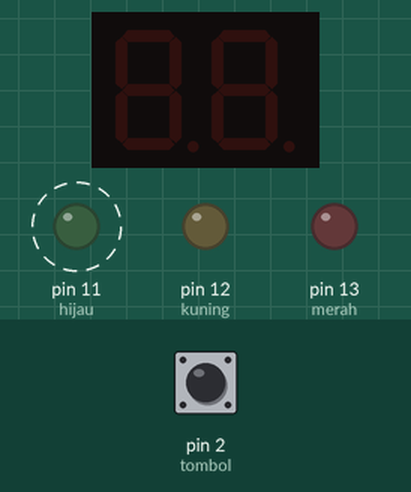
This sketch was run on a simulated Arduino Uno, built with avr-gcc and run on an emulated ATmega328P. Shown: 2-digit seven-segment display, output pins drawn as LEDs (lit = HIGH). Wiring (from diagram.json): 2-digit 7-segment display, segments lit when HIGH: segments pin 3, pin 4, pin 5, pin 6, pin 7, pin 8, pin 9; digit selects pin 0, pin 1. Dashed ring = blinking. The inputs (shaded band) are chosen by the test bench; at power-on: pin 2 (tombol) LOW. The segment pins are drawn as the display they are named for; pins used as bus, display or sensor lines are not drawn.

Above: at 1.2 s.
1.3 s: pin 2 (tombol) pulled HIGH for 0.15 s
At 4.5 s:
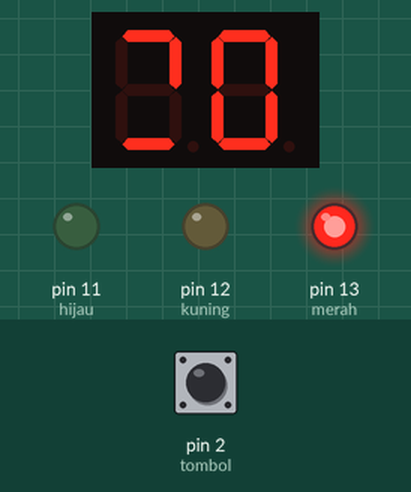
At 16.1 s:
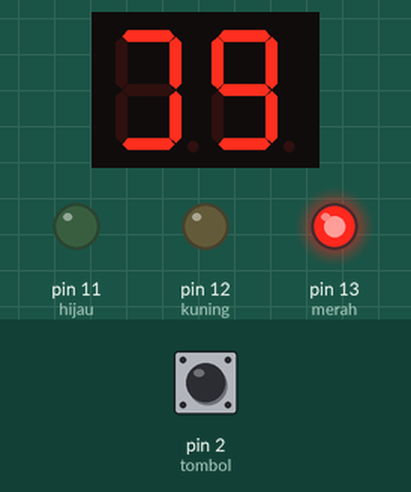
Timing chart, 0 to 16.8 s (numbered marks = the images above; inputs shaded):
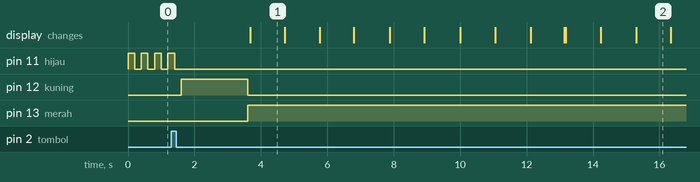

Measured:
- after the input at 1.3 s, pin 11 (hijau): goes on until 1.4 s, then stays LOW; pin 12 (kuning): LOW → HIGH after 0.30 s, → LOW 2.0 s later; pin 13 (merah): LOW → HIGH after 2.3 s; the display: changes after 2.4 s (image 1)
- by itself, pin 11 (hijau): alternates HIGH for 0.20 s and LOW for 0.20 s
- what the display in image 1 shows lasts 1.0 s, from 3.7 s to 4.7 s

The sketch:

sketch.ino
```cpp
byte hijau = 11;
byte kuning = 12;
byte merah = 13;
byte tombol = 2;

bool bolehMenyebrang = false;

byte pinD1 = 0; // Digit puluhan
byte pinD2 = 1; // Digit satuan
byte pinA = 3;
byte pinB = 4;
byte pinC = 5;
byte pinD = 6;
byte pinE = 7;
byte pinF = 8;
byte pinG = 9;

const byte angka[10][7] = {
    {HIGH, HIGH, HIGH, HIGH, HIGH, HIGH, LOW},   // 0
    {LOW, HIGH, HIGH, LOW, LOW, LOW, LOW},       // 1
    {HIGH, HIGH, LOW, HIGH, HIGH, LOW, HIGH},    // 2
    {HIGH, HIGH, HIGH, HIGH, LOW, LOW, HIGH},     // 3
    {LOW, HIGH, HIGH, LOW, LOW, HIGH, HIGH},     // 4
    {HIGH, LOW, HIGH, HIGH, LOW, HIGH, HIGH},    // 5
    {HIGH, LOW, HIGH, HIGH, HIGH, HIGH, HIGH},    // 6
    {HIGH, HIGH, HIGH, LOW, LOW, LOW, LOW},       // 7
    {HIGH, HIGH, HIGH, HIGH, HIGH, HIGH, HIGH},   // 8
    {HIGH, HIGH, HIGH, HIGH, LOW, HIGH, HIGH}     // 9
};

void setup() {
    pinMode(hijau, OUTPUT);
    pinMode(kuning, OUTPUT);
    pinMode(merah, OUTPUT);
    pinMode(tombol, INPUT);

    attachInterrupt(digitalPinToInterrupt(tombol), mauMenyebrang, RISING);

    pinMode(pinD1, OUTPUT);
    pinMode(pinD2, OUTPUT);

    for (byte i = pinA; i <= pinG; i++) {
        pinMode(i, OUTPUT);
    }
}

void loop() {
    if (bolehMenyebrang) {
        menyebrang();
        bolehMenyebrang = false;
    } else {
        hijauKedip();
    }
}

void hijauKedip() {
    digitalWrite(hijau, HIGH);
    delay(200);
    digitalWrite(hijau, LOW);
    delay(200);
}

void menyebrang() {
    digitalWrite(merah, LOW);
    digitalWrite(hijau, LOW);
    digitalWrite(kuning, HIGH);
    delay(2000);

    digitalWrite(merah, HIGH);
    digitalWrite(kuning, LOW);

    for (int n = 20; n >= 0; n--) {
        for (int m = 0; m < 500; m++) {
            digit1(n / 10); // Puluhan
            digit2(n % 10); // Satuan
            delay(1);       // Delay untuk stabilisasi
            clear();
        }
    }

    digitalWrite(hijau, HIGH);
    delay(2000);
    digitalWrite(hijau, LOW);
}

void mauMenyebrang() {
    bolehMenyebrang = true;
}

void digit1(byte num) {
    digitalWrite(pinD1, LOW); // Menyalakan digit pertama
    digitalWrite(pinD2, HIGH); // Mematikan digit kedua
    setAngka(num);             // Menampilkan angka
}

void digit2(byte num) {
    digitalWrite(pinD1, HIGH); // Mematikan digit pertama
    digitalWrite(pinD2, LOW);  // Menyalakan digit kedua
    setAngka(num);             // Menampilkan angka
}

void setAngka(byte num) {
    digitalWrite(pinA, angka[num][0]);
    digitalWrite(pinB, angka[num][1]);
    digitalWrite(pinC, angka[num][2]);
    digitalWrite(pinD, angka[num][3]);
    digitalWrite(pinE, angka[num][4]);
    digitalWrite(pinF, angka[num][5]);
    digitalWrite(pinG, angka[num][6]);
}

void clear() {
    for (byte i = pinA; i <= pinG; i++) {
        digitalWrite(i, LOW);
    }
    delay(1);
}
```
